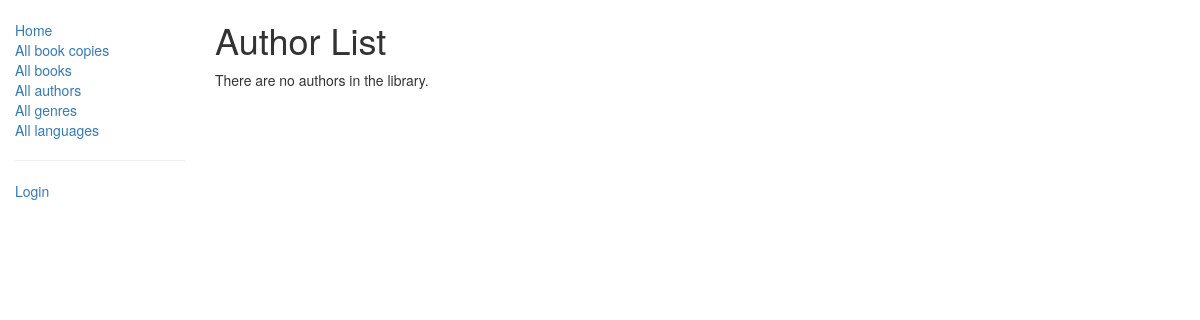
The app's page /catalog/authors/, older data.
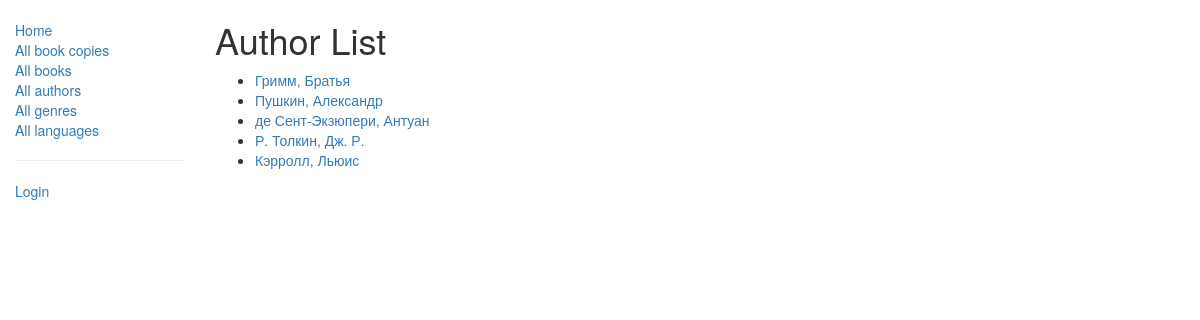
The same page, newer data.
### catalog/models.py (models this page shows, shortened)
class Author(models.Model):
    first_name = models.CharField(max_length=100)
    last_name = models.CharField(max_length=100)
    date_of_birth = models.DateField(null=True, blank=True)
    date_of_death = models.DateField('Died', null=True, blank=True)
    def get_absolute_url(self):
        return reverse('author-detail', args=[str(self.id)])

### catalog/views.py (the view)
# urls.py: path('authors/', views.AuthorListView.as_view(), name='authors'),
class AuthorListView(generic.ListView):
    model = Author
    paginate_by = 10

### catalog/templates/catalog/author_list.html
{% extends "base_generic.html" %}
{% block content %}
    <h1>Author List</h1>
    {% if author_list %}
    <ul>
      {% for author in author_list %}
      <li>
        <a href="{{ author.get_absolute_url }}">{{ author.last_name }}, {{ author.first_name }}</a>
      </li>
      {% endfor %}
    </ul>
    {% else %}
      <p>There are no authors in the library.</p>
    {% endif %}
{% endblock %}

### catalog/templates/base_generic.html (shortened to what this page needs)
<!doctype html>
<html lang="en">
  <head>
    <link
      rel="stylesheet"
      href="https://maxcdn.bootstrapcdn.com/bootstrap/3.3.7/css/bootstrap.min.css" />
    {% load static %}
    <link rel="stylesheet" href="{% static 'css/styles.css' %}" />
  </head>
  <body>
    <div class="container-fluid">
      <div class="row">
                <div class="col-sm-2">
          {% block sidebar %}
            <ul class="sidebar-nav">
  <li><a href="{% url 'index' %}">Home</a></li>
  <li><a href="{% url 'bookinstances' %}">All book copies</a></li>
  <li><a href="{% url 'books' %}">All books</a></li>
  <li><a href="{% url 'authors' %}">All authors</a></li>
  <li><a href="{% url 'genres' %}">All genres</a></li>
  <li><a href="{% url 'languages' %}">All languages</a></li>
  {% if user.is_authenticated %}
    <hr>
    <li>User: {{ user.get_username }}</li>
    <li><a href="{% url 'my-borrowed' %}">My borrowed</a></li>
    <li>
      <form id="logout-form" method="post" action="{% url 'logout' %}">
        {% csrf_token %}
        <button type="submit" class="btn btn-link" style="padding: 0; border: none;">Logout</button>
      </form>
    </li>
    {% if perms.catalog.can_mark_returned %}
      <hr>
      <li>Staff</li>
      <li><a href="{% url 'all-borrowed' %}">All borrowed</a></li>
      <li><a href="{% url 'genre-create' %}">Create genre</a></li>
      <li><a href="{% url 'language-create' %}">Create language</a></li>
      <li><a href="{% url 'author_create' %}">Create author</a></li>
      <li><a href="{% url 'book_create' %}">Create book</a></li>
      <li><a href="{% url 'bookinstance-create' %}">Create copy of book</a></li>
    {% endif %}
  {% else %}
    <hr>
    <li><a href="{% url 'login' %}?next={{ request.path }}">Login</a></li>
  {% endif %}
</ul>
          {% endblock %}
        </div>
        <div class="col-sm-10 ">{% block content %}{% endblock %}</div>
      </div>
    </div>
  </body>
</html>

### catalog/static/css/styles.css (style rules this page uses)
.sidebar-nav { margin-top: 20px; padding: 0; list-style: none; }

Row changes from the older to the newer data that the page shows:
added Author: last_name "Гримм", first_name "Братья"
added Author: last_name "Пушкин", first_name "Александр"
added Author: last_name "де Сент-Экзюпери", first_name "Антуан"
added Author: last_name "Р. Толкин", first_name "Дж. Р."
added Author: last_name "Кэрролл", first_name "Льюис"
Text that changed along with them:
text no longer shown: "There are no authors in the library."
